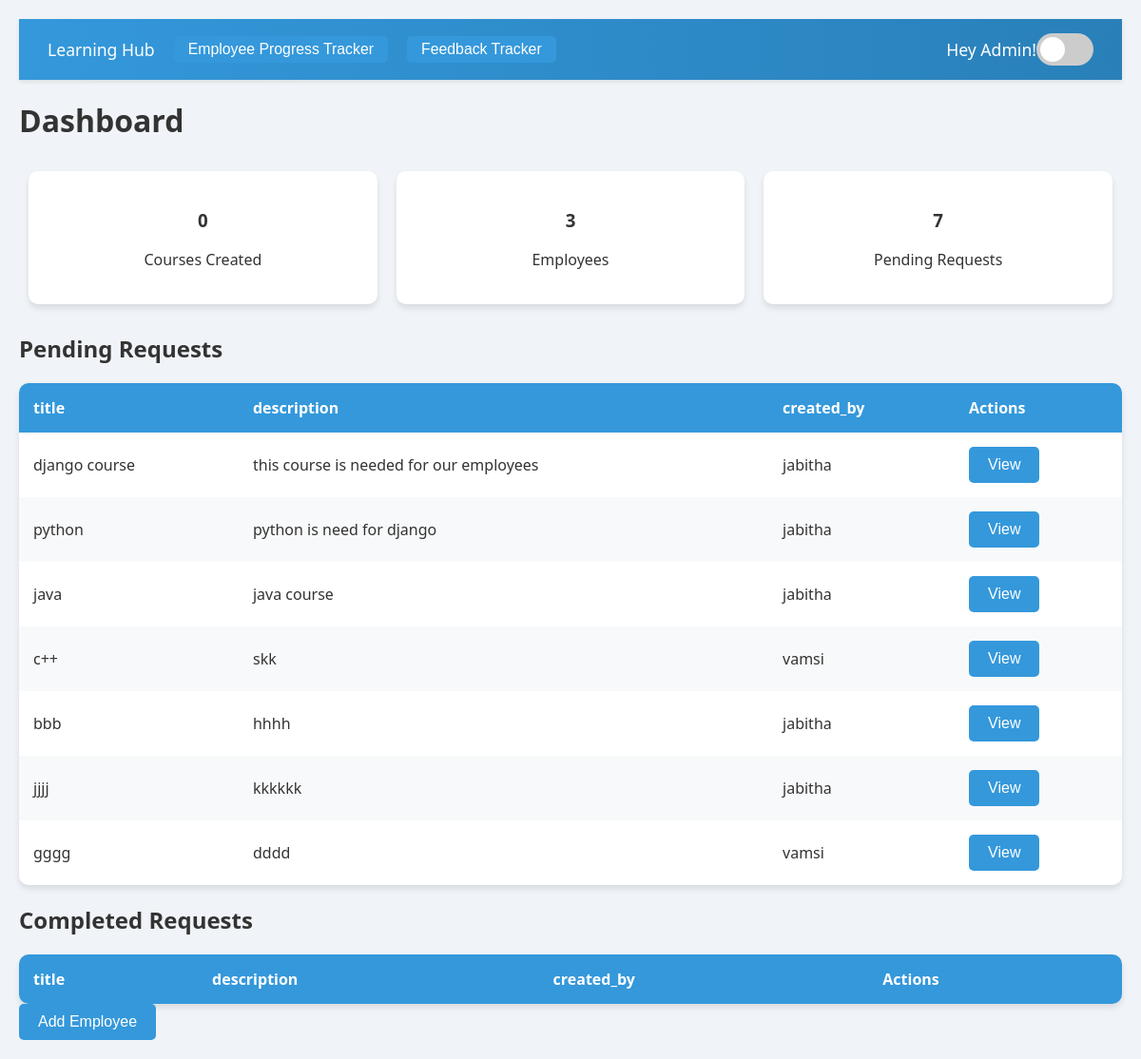
Page /dashboard/Admin/1/ on the earlier database version.
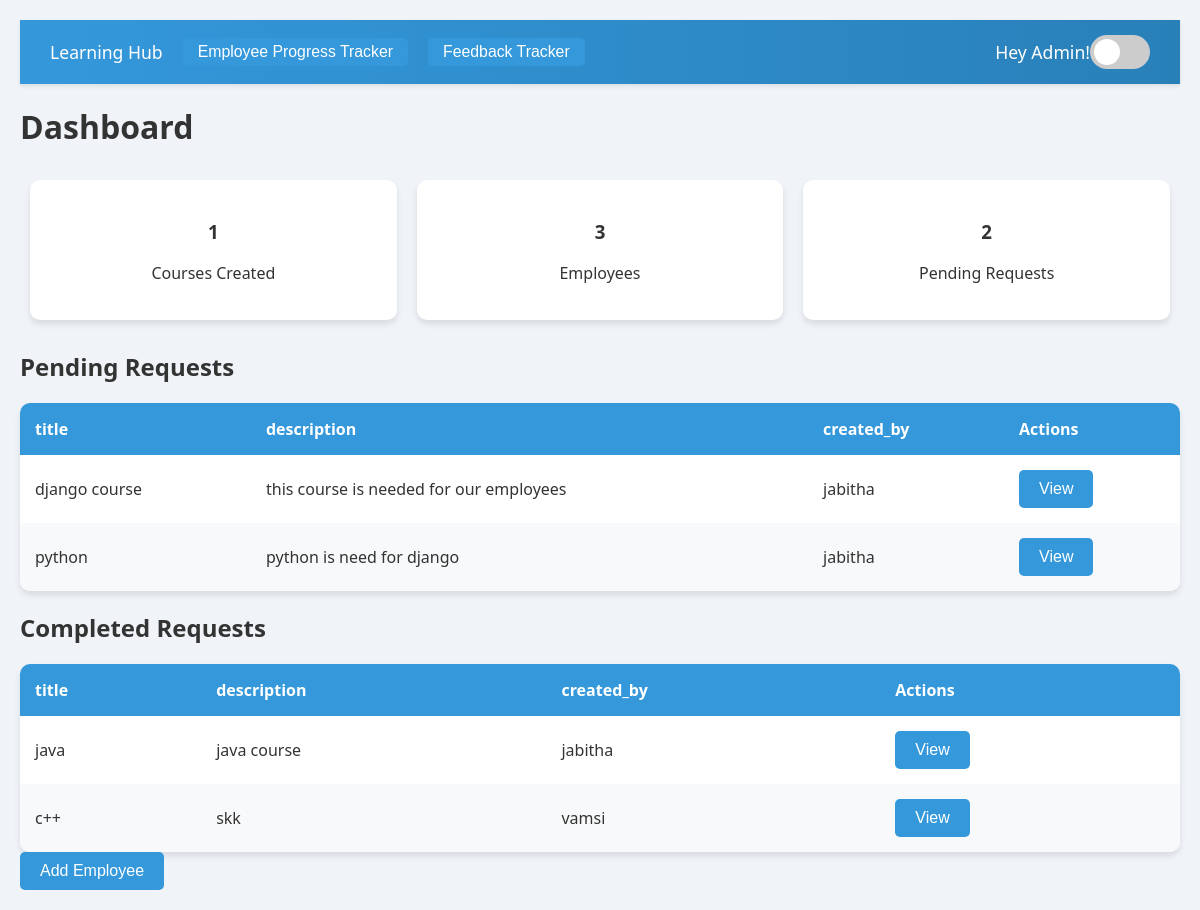
Same page on the later database version.
### dashboards/models.py (models this page shows, shortened)
class TrainingRequest(models.Model):
    request_id = models.AutoField(primary_key=True)
    title = models.CharField(max_length=255)
    description = models.TextField(null=True, blank=True)
    status = models.CharField(
        max_length=10,
        choices=[('Pending', 'Pending'),
                 ('Approved', 'Approved'),
                 ('Rejected', 'Rejected')],  # Only 'Pending' by default
        default='Pending'
    )
    account_manager = models.ForeignKey(
        'authentication.User',
        on_delete=models.CASCADE,
        limit_choices_to={'role__role_name': 'Manager'}
    )
    created_at = models.DateTimeField(auto_now_add=True)

### authentication/models.py (models this page shows, shortened)
class User(models.Model):
    name = models.CharField(max_length=100)
    email = models.EmailField(unique=True)
    password = models.CharField(max_length=255)
    role = models.ForeignKey(Role, on_delete=models.CASCADE)
    def __str__(self):
        return self.name

### dashboards/views.py (the view)
# urls.py: path('Admin/<int:user_id>/', views.Admin_view, name='Admin'),
def Admin_view(request,user_id):
    admin = get_object_or_404(User, id=user_id)
    context={
        'user_id':user_id,
        'courses_count':course.objects.all().count(),
        'pending_count':TrainingRequest.objects.filter(status='Pending').count(),
        'employees_count':User.objects.filter(role=Role.objects.get(role_name='Employee').id).count(),
        'pending_requests':TrainingRequest.objects.filter(status='Pending'),
        'approved_requests':TrainingRequest.objects.filter(status='Approved'),
    }
    return render(request, 'dashboards/Admin.html',context)

### dashboards/templates/dashboards/Admin.html (shortened to what this page needs)
<!DOCTYPE html>
<html lang="en">
<head>
</head>
<body>
  <div id="app">
    <div id="dashboard-page" class="page active">
      <nav>
        <span>
          Learning Hub
          <button class="tracker-btn" onclick="employeetracking()">Employee Progress Tracker</button>
          <button class="tracker-btn" onclick="employeefeedback()">Feedback Tracker</button>
        </span>
        <span>
          Hey Admin!
          <label class="theme-switch">
            <span class="slider"></span>
          </label>
        </span>
      </nav>
      <h1>Dashboard</h1>
      <div class="dashboard-metrics">
        <div>
          <h3>{{courses_count}}</h3>
          <p>Courses Created</p>
        </div>
        <div>
          <h3>{{employees_count}}</h3>
          <p>Employees</p>
        </div>
        <div>
          <h3>{{pending_count}}</h3>
          <p>Pending Requests</p>
        </div>
      </div>
      <div>
        <h2>Pending Requests</h2>
        <table id="pending-requests">
          <thead>
              <tr>
                <th>title</th>
                <th>description</th>
                <th>created_by</th>
                <th>Actions</th>
              </tr>
        </thead>
        <tbody>
          {% for item in pending_requests %}
            <tr>
                <td>{{ item.title }}</td>
                <td>{{ item.description }}</td>
                <td>{{item.account_manager}}</td>
                <td><a href="{% url 'admin_action' user_id=user_id request_id=item.request_id %}"><button>View</button></a></td>
            </tr>
            {% endfor %}
        </tbody>
        </table>
        <h2>Completed Requests</h2>
        <table id="completed-requests">
          <thead>
            <tr>
            <th>title</th>
            <th>description</th>
            <th>created_by</th>
            <th>Actions</th>
          </tr>
        </thead>
        <tbody>
          {% for item in approved_requests %}
            <tr>
                <td>{{ item.title }}</td>
                <td>{{ item.description }}</td>
                <td>{{item.account_manager}}</td>
                <td><a href="{% url 'admin_action' user_id=user_id request_id=item.request_id %}"><button>View</button></a></td>
            </tr>
            {% endfor %}
        </tbody>
        </table>
      </div>
      <button onclick="navigateTo('courses-page')">Add Employee</button>
    </div>
  </div>
</body>
</html>

Differences in the rows shown:
no longer on this page (row edited): TrainingRequest: title "bbb", description "hhhh", account_manager "jabitha", shown under "Pending Requests"
no longer on this page (row edited): TrainingRequest: title "jjjj", description "kkkkkk", account_manager "jabitha", shown under "Pending Requests"
no longer on this page (row edited): TrainingRequest: title "gggg", description "dddd", account_manager "vamsi", shown under "Pending Requests"
changed TrainingRequest "java": moves from the list under "Pending Requests" to the list under "Completed Requests"
changed TrainingRequest "skk": moves from the list under "Pending Requests" to the list under "Completed Requests"
Other differences:
{{ courses_count }}: "0" → "1"
{{ pending_count }}: "7" → "2"
